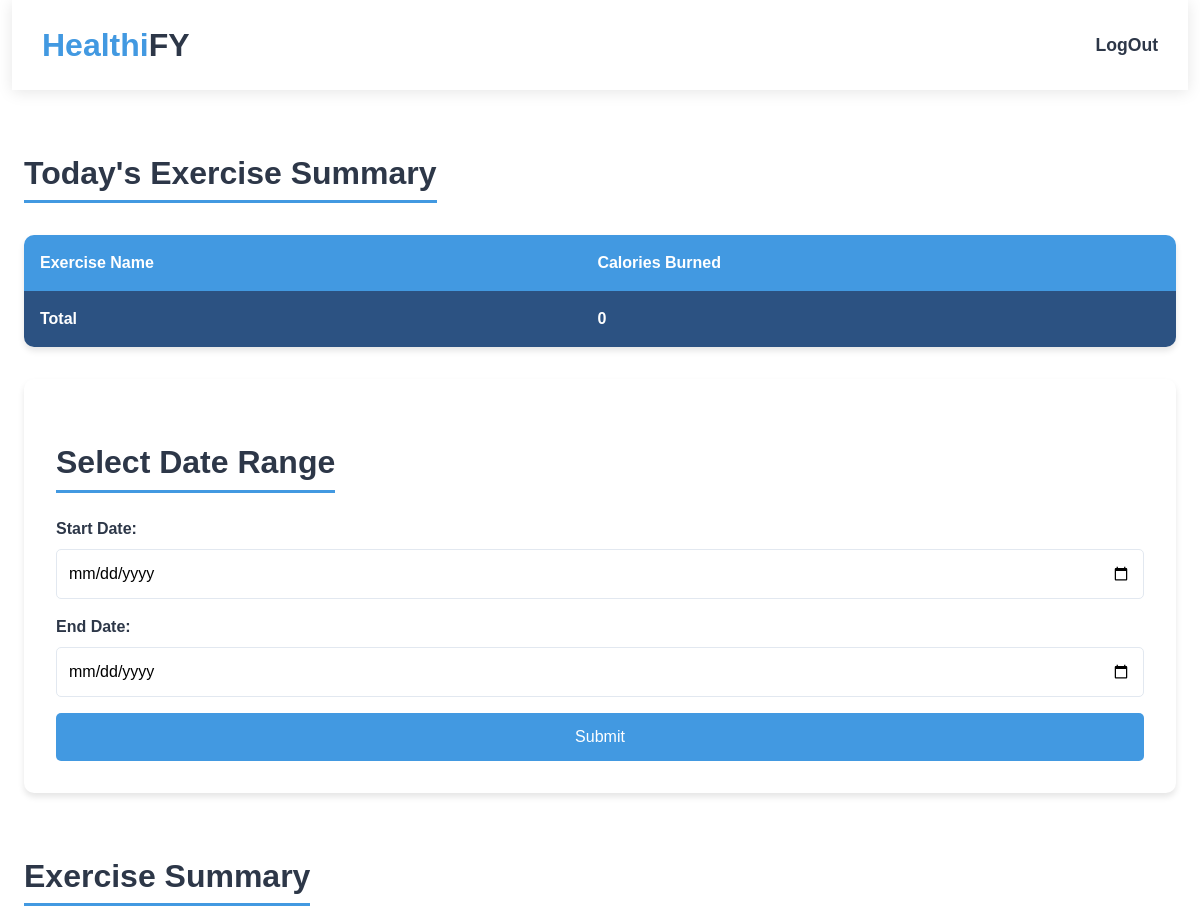
/exsummary/ (signed in, upper part), run on an earlier commit of the app's database.
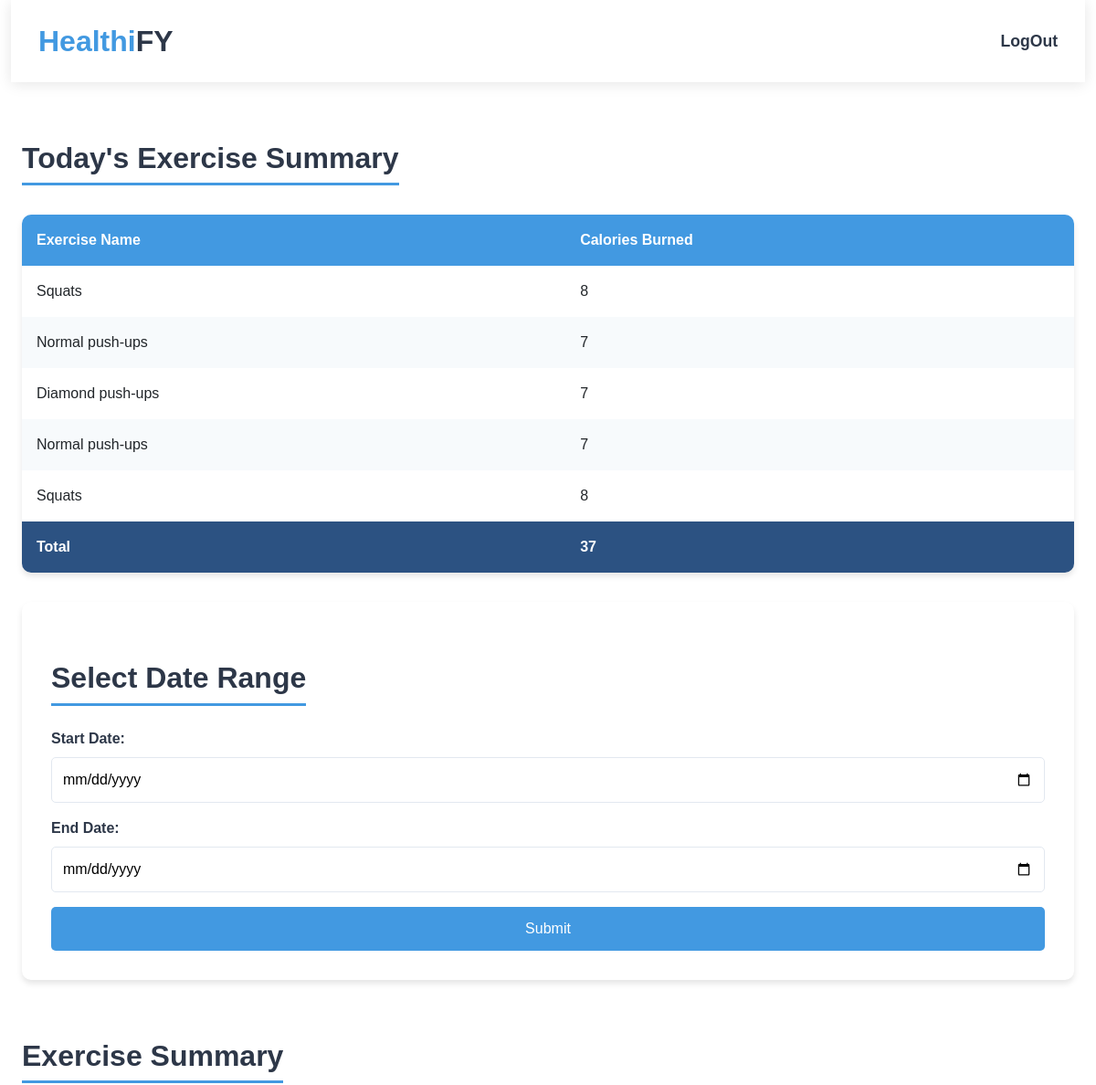
And on a later commit of the database.
### web/models.py (models this page shows, shortened)
class Exercise_Data(models.Model):
    exercise=models.ForeignKey(Exercise,on_delete=models.CASCADE)   #exercise is connected with Exercise table
    user=models.ForeignKey(User,on_delete=models.CASCADE)    #user is conneted with User table
    created_date=models.DateField(auto_now_add=True,null=True)
    updated_date=models.DateField(auto_now_add=True,null=True)

class Exercise(models.Model):
    name=models.CharField(max_length=200)   #name of the exercise
    description=models.TextField(blank=True,null=True)   #description of the exercise
    duration=models.CharField(max_length=100,default='60:00',blank=True,null=True)  # Duration of the exercise
    reps=models.PositiveIntegerField(default=25,blank=True,null=True)   # Default number of repetitions set to 15
    calories_burned=models.PositiveIntegerField()  # Calories burned during the exercise
    gif=models.ImageField(upload_to="images/",blank=True,null=True)  # GIF of the exercise

### web/views.py (the view, shortened to what this page needs)
# urls.py: path('exsummary/', ExerciseSummary.as_view(), name='exsummary'),
class ExerciseSummary(View):
    def get(self,request,*args,**kwargs):
        todays_calorie=0
        todays_data = Exercise_Data.objects.filter(user=request.user,created_date=timezone.now().date())
        for calorie in todays_data:
            todays_calorie=todays_calorie+calorie.exercise.calories_burned
        form=DateRangeForm()
        return render(request,'ex_summary.html',{'form':form,'todaysummary': todays_data,'today_calorie':todays_calorie})

### web/forms.py
class DateRangeForm(forms.Form):
    start_date = forms.DateField(
        widget=forms.TextInput(attrs={'type': 'date'}),
        label='Start Date'
    )
    end_date = forms.DateField(
        widget=forms.TextInput(attrs={'type': 'date'}),
        label='End Date'
    )

### web/templates/ex_summary.html (shortened to what this page needs)
{% extends 'profile_update.html' %}
{% load static %}
{% block content %}
<div class="summary-container">
    <h1 class="section-title">Today's Exercise Summary</h1>
    <table class="summary-table">
        <thead>
            <tr>
                <th>Exercise Name</th>
                <th>Calories Burned</th>
            </tr>
        </thead>
        <tbody>
            {% for i in todaysummary %}
            <tr>
                <td>{{ i.exercise.name }}</td>
                <td>{{ i.exercise.calories_burned }}</td>
            </tr>
            {% endfor %}
            <tr class="total-row">
                <th>Total</th>
                <th>{{today_calorie}}</th>
            </tr>
        </tbody>
    </table>
    <div class="date-range-form">
        <h1 class="section-title">Select Date Range</h1>
        <form method="post">
            {{ form.as_p }}
            <button type="submit" class="submit-btn">Submit</button>
        </form>
    </div>
    <h1 class="section-title">Exercise Summary</h1>
</div>
{% endblock content %}

What changed in the data, as far as the page shows it:
added Exercise_Data: exercise.name "Squats", exercise.calories_burned "8"
added Exercise_Data: exercise.name "Normal push-ups", exercise.calories_burned "7"
added Exercise_Data: exercise.name "Diamond push-ups", exercise.calories_burned "7"
added Exercise_Data: exercise.name "Normal push-ups", exercise.calories_burned "7"
added Exercise_Data: exercise.name "Squats", exercise.calories_burned "8"
Also different on the page:
{{ today_calorie }}: "0" → "37"
